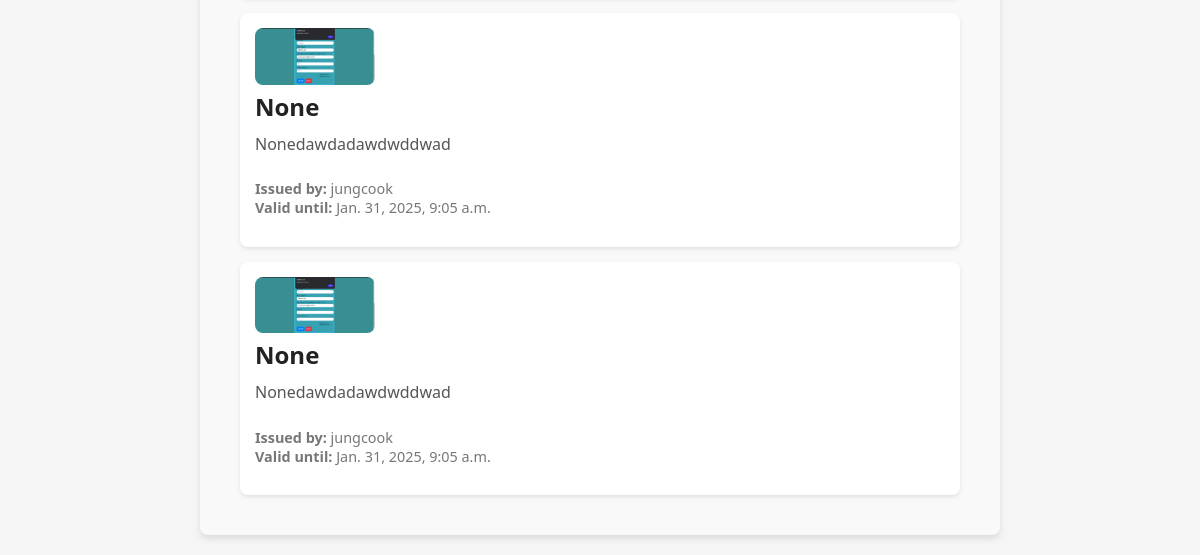
/alerts/ (lower part), run on an earlier commit of the app's database.
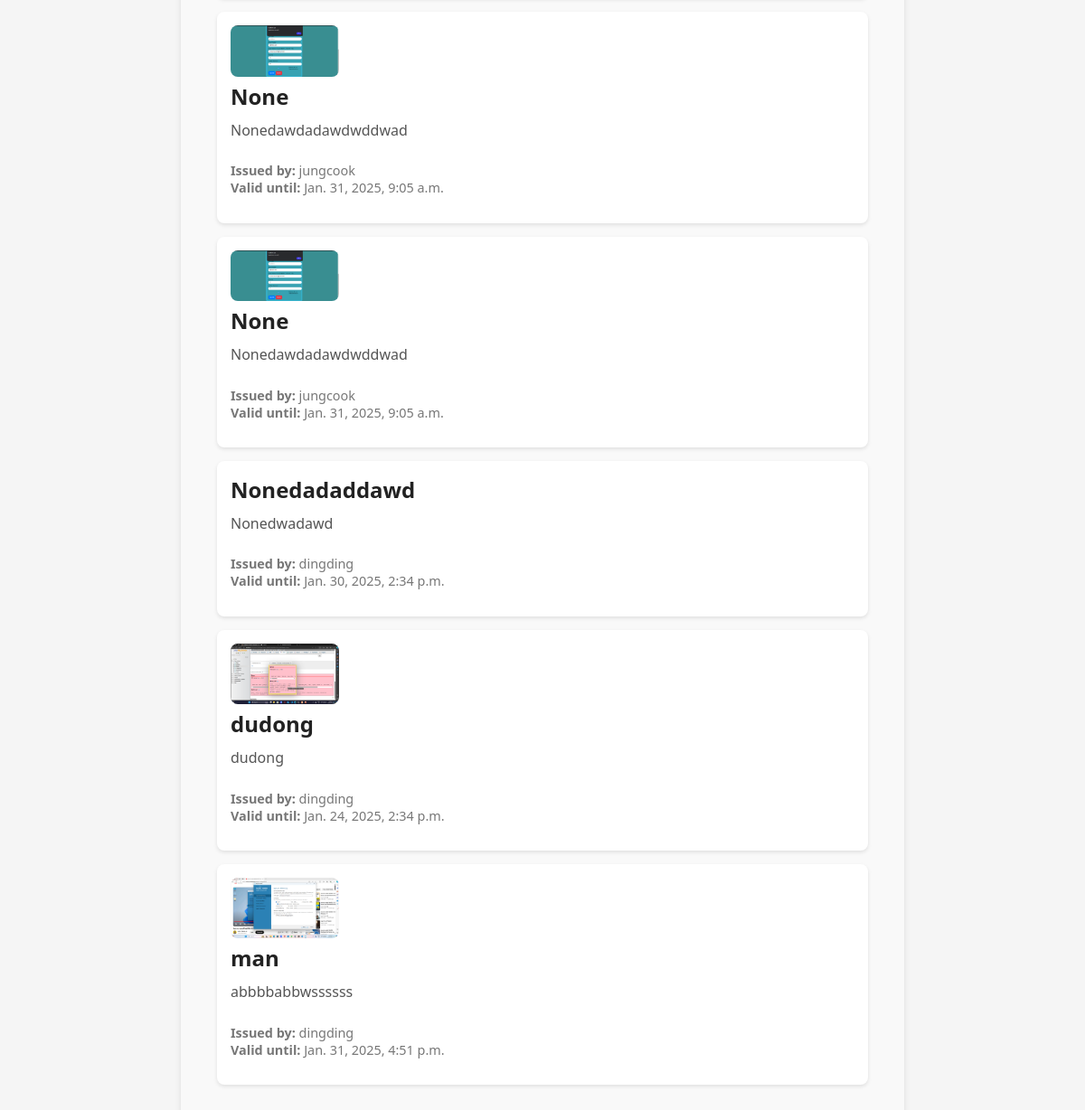
And on a later commit of the database.
### app/models.py (models this page shows, shortened)
class Alert(models.Model):
    title = models.CharField(max_length=200)
    alert_image = models.ImageField(upload_to='media/', null=True, blank=True)
    message = models.TextField()
    issued_by = models.ForeignKey(settings.AUTH_USER_MODEL, on_delete=models.CASCADE, related_name='alerts')
    created_at = models.DateTimeField(auto_now_add=True)
    valid_until = models.DateTimeField()
    def get_absolute_url(self):
        return reverse('alert_detail', kwargs={'pk': self.pk})

### accounts/models.py (models this page shows, shortened)
class CustomUser(AbstractUser):
    age = models.IntegerField(null=True, blank=True)
    phone_number = models.CharField(max_length=20, null=True, blank=True)
    image = models.ImageField(
        upload_to='profile_images/',
        blank=True,
        null=True,
        default='profile_images/default_profile.jpg'
    )
    role = models.CharField(
        max_length=20,
        choices=[
            ('Resident', 'Resident'),
            ('LGU Member', 'LGU Member'),
        ],
        blank=True,
        null=True,
    )
    address = models.TextField(blank=True, null=True)

### app/views.py (the view)
# urls.py: path('alerts/', AlertListView.as_view(), name='alert_list'),
class AlertListView(ListView):
    model = Alert
    template_name = 'alerts/alert_list.html'
    context_object_name = 'alerts'

### app/templates/alerts/alert_list.html (shortened to what this page needs)
{% extends 'app/base.html' %}
{% load static %}
{% block content %}
    <div class="alert-list-container">
        <ul class="alert-list">
            {% for alert in alerts %}
                <li class="alert-item">
                    <a href="{{ alert.get_absolute_url }}" class="alert-link">
                        <div class="alert-item-content">
                            {% if alert.alert_image %}
                                <div class="alert-image-container">
                                    <img src="{{ alert.alert_image.url }}" alt="{{ alert.title }}" class="alert-image">
                                </div>
                            {% endif %}
                            <div class="alert-details">
                                <h3 class="alert-title">{{ alert.title }}</h3>
                                <p class="alert-message">
                                    {{ alert.message|truncatechars:50 }}
                                </p>
                                <p class="alert-meta">
                                    <strong>Issued by:</strong> {{ alert.issued_by.username }}<br>
                                    <strong>Valid until:</strong> {{ alert.valid_until }}
                                </p>
                            </div>
                        </div>
                    </a>
                </li>
            {% endfor %}
        </ul>
    </div>
{% endblock content %}

### app/templates/app/base.html (shortened to what this page needs)
<!DOCTYPE html>
{% load static %}
<html lang="en">
<head>
    <link href="https://cdn.jsdelivr.net/npm/flatpickr/dist/flatpickr.min.css" rel="stylesheet">
    <link rel="stylesheet" href="https://cdnjs.cloudflare.com/ajax/libs/font-awesome/6.0.0-beta3/css/all.min.css">
    <link rel="stylesheet" href="{% static 'css/base.css' %}">
</head>
<body>
    <div class="dashboard-container">
        {% block content %}
        {% endblock content %}
    </div>
</body>
</html>

### static/css/base.css (style rules this page uses)
* { box-sizing: border-box; }
body { font-family: 'Arial', sans-serif; background-color: #f5f5f5; margin: 0; padding: 0; }
.alert-list-container { max-width: 800px; margin: 20px auto; padding: 20px; font-family: 'Segoe UI', sans-serif; background-color: #f9f9f9; border-radius: 8px; box-shadow: 0 4px 6px rgba(0, 0, 0, 0.1); }
.alert-list { list-style: none; padding: 0; margin: 20px; }
.alert-item { display: flex; align-items: flex-start; background-color: #fff; margin-bottom: 15px; padding: 15px; border-radius: 8px; box-shadow: 0 2px 4px rgba(0, 0, 0, 0.1); transition: transform 0.2s, box-shadow 0.2s; min-height: 150px; }
.alert-link { text-decoration: none; color: inherit; display: flex; width: 100%; }
.alert-image-container { flex: 0 0 120px; max-width: 120px; margin-right: 15px; }
.alert-image { width: 100%; height: 100%; object-fit: cover; border-radius: 8px; }
.alert-details { flex: 1; display: flex; flex-direction: column; justify-content: space-between; }
.alert-title { font-size: 1.5rem; margin: 0 0 10px; color: #222; }
.alert-message { font-size: 1rem; color: #555; margin: 0 0 10px; }
.alert-meta { font-size: 0.9rem; color: #777; }
h3 { font-size: 1.5em; color: #333; margin-top: 20px; }

What changed in the data, as far as the page shows it:
added Alert: title "Nonedadaddawd", message "Nonedwadawd", issued_by.username "dingding", valid_until "Jan. 30, 2025, 2:34 p.m."
added Alert: alert_image (picture), title "dudong", message "dudong", issued_by.username "dingding", valid_until "Jan. 24, 2025, 2:34 p.m."
added Alert: alert_image (picture), title "man", message "abbbbabbwssssss", issued_by.username "dingding", valid_until "Jan. 31, 2025, 4:51 p.m."
